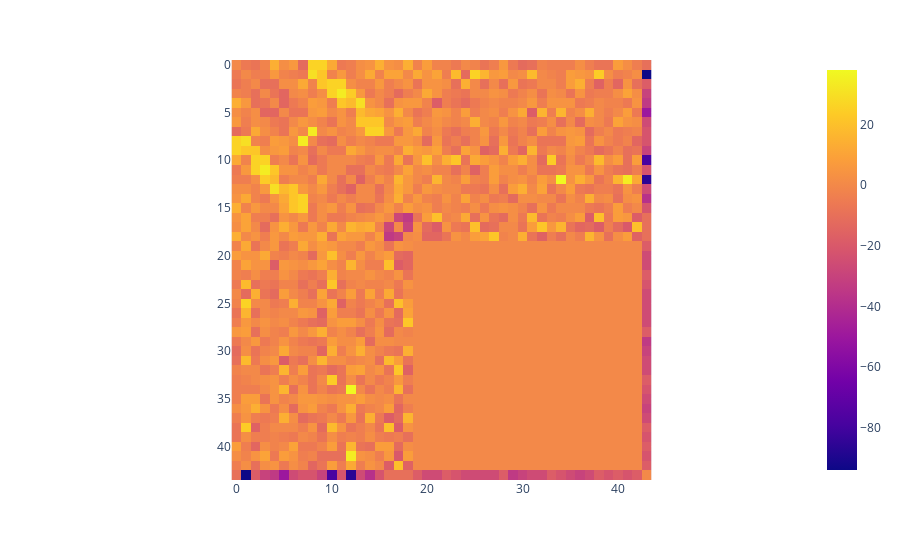

Notebook cell for this chart:
### Code cell
# px.imshow(W_loaded)
px.imshow(bm.W)

### Figure 1 — Plotly figure (JSON) as saved in the notebook; plotly's stock layout.template omitted (floating-point values rounded to 4 significant figures; data arrays with more than 128 entries replaced by an {"elided": "..."} marker saying what was removed)
{"data": [{"coloraxis": "coloraxis", "hovertemplate": "x: %{x}<br>y: %{y}<br>color: %{z}<extra></extra>", "name": "0", "type": "heatmap", "xaxis": "x", "yaxis": "y", "z": {"elided": "44x44 float values"}}], "layout": {"coloraxis": {"colorscale": [[0, "#0d0887"], [0.1111, "#46039f"], [0.2222, "#7201a8"], [0.3333, "#9c179e"], [0.4444, "#bd3786"], [0.5556, "#d8576b"], [0.6667, "#ed7953"], [0.7778, "#fb9f3a"], [0.8889, "#fdca26"], [1, "#f0f921"]]}, "margin": {"t": 60}, "xaxis": {"anchor": "y", "constrain": "domain", "domain": [0, 1], "scaleanchor": "y"}, "yaxis": {"anchor": "x", "autorange": "reversed", "constrain": "domain", "domain": [0, 1]}}}
